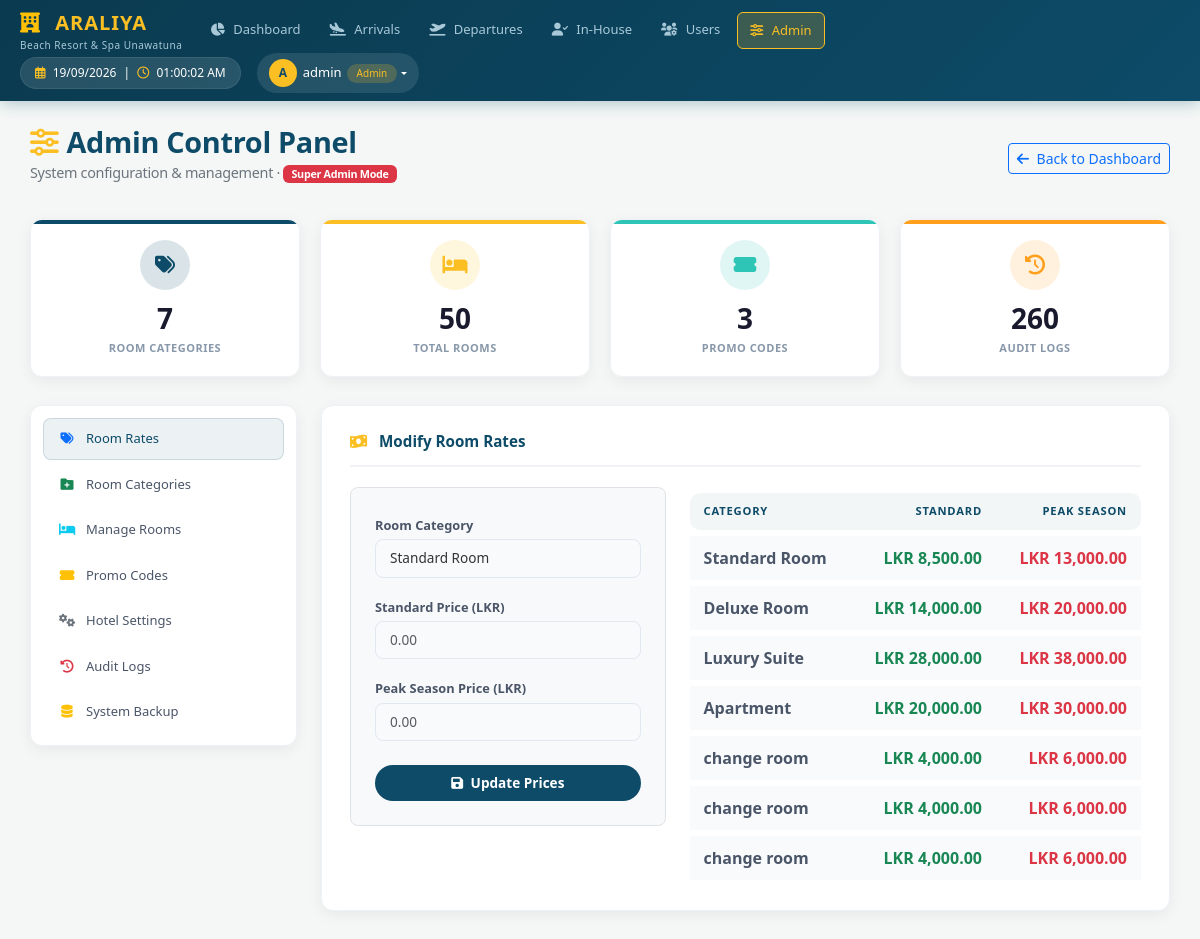
/admin_panel.php (signed in), run on the app's committed database.
### tables this page shows
CREATE TABLE `room_types` (
  `type_id` int(11) NOT NULL,
  `type_name` varchar(50) NOT NULL,
  `base_price` decimal(10,2) NOT NULL,
  `season_price` decimal(10,2) NOT NULL,
  `description` text DEFAULT NULL,
  `image` varchar(255) DEFAULT NULL,
  `short_code` varchar(10) DEFAULT NULL
);

### admin_panel.php (the view, shortened to what this page needs)
<?php
include 'includes/db.php';
$user_name = isset($_SESSION['username']) ? htmlspecialchars($_SESSION['username']) : 'Admin';
$user_role = isset($_SESSION['role']) ? htmlspecialchars($_SESSION['role']) : 'admin';
?>
<!DOCTYPE html>
<html lang="en">
<head>
    <link href="https://cdn.jsdelivr.net/npm/bootstrap@5.3.0/dist/css/bootstrap.min.css" rel="stylesheet">
    <link rel="stylesheet" href="https://cdnjs.cloudflare.com/ajax/libs/font-awesome/6.0.0/css/all.min.css">
</head>
<body>
<div class="araliya-navbar d-flex justify-content-between align-items-center flex-wrap">
    <div class="d-flex align-items-center">
        <div class="me-3">
            <span class="brand-title"><i class="fas fa-hotel text-warning me-2"></i> ARALIYA</span>
            <span class="brand-sub">Beach Resort & Spa Unawatuna</span>
        </div>
        <ul class="nav-tabs-custom">
            <li><a href="dashboard.php"><i class="fas fa-chart-pie"></i> Dashboard</a></li>
            <li><a href="arrivals.php"><i class="fas fa-plane-arrival"></i> Arrivals</a></li>
            <li><a href="departures.php"><i class="fas fa-plane-departure"></i> Departures</a></li>
            <li><a href="inhouse_rooms.php"><i class="fas fa-user-check"></i> In-House</a></li>
            <li><a href="manage_users.php"><i class="fas fa-users-cog"></i> Users</a></li>
            <li><a href="admin_panel.php" class="active" style="color: var(--gold);"><i class="fas fa-sliders-h"></i> Admin</a></li>
        </ul>
    </div>
    <div class="d-flex align-items-center gap-3 flex-wrap">
        <div class="live-clock-badge">
            <i class="far fa-calendar-alt me-1"></i> <span id="live-date"></span>
            <span class="mx-1">|</span>
            <i class="far fa-clock me-1"></i> <span id="live-time"></span>
        </div>
        <div class="dropdown">
            <button class="user-dropdown dropdown-toggle d-flex align-items-center" type="button" data-bs-toggle="dropdown">
                <span class="user-avatar"><?= strtoupper(substr($user_name, 0, 1)) ?></span>
                <span><?= $user_name ?></span>
                <span class="badge-role"><?= ucfirst($user_role) ?></span>
            </button>
        </div>
    </div>
</div>
<div class="main-content">
    <div class="page-header">
        <div>
            <h2>
                <i class="fas fa-sliders-h me-2"></i>Admin Control Panel
                <small>System configuration & management · <span class="badge bg-danger text-white px-2 py-1">Super Admin Mode</span></small>
            </h2>
        </div>
        <div>
            <a href="dashboard.php" class="btn btn-sm btn-outline-primary">
                <i class="fas fa-arrow-left me-1"></i> Back to Dashboard
            </a>
        </div>
    </div>
    <?php
        $total_categories = $conn->query("SELECT COUNT(*) as total FROM room_types")->fetch_assoc()['total'];
        $total_rooms = $conn->query("SELECT COUNT(*) as total FROM rooms")->fetch_assoc()['total'];
        $total_promos = $conn->query("SELECT COUNT(*) as total FROM promo_codes")->fetch_assoc()['total'];
        $total_logs = $conn->query("SELECT COUNT(*) as total FROM audit_logs")->fetch_assoc()['total'];
    ?>
    <div class="stat-grid">
        <div class="stat-card blue">
            <div class="stat-icon"><i class="fas fa-tags"></i></div>
            <div class="stat-number"><?= $total_categories; ?></div>
            <div class="stat-label">Room Categories</div>
        </div>
        <div class="stat-card gold">
            <div class="stat-icon"><i class="fas fa-bed"></i></div>
            <div class="stat-number"><?= $total_rooms; ?></div>
            <div class="stat-label">Total Rooms</div>
        </div>
        <div class="stat-card green">
            <div class="stat-icon"><i class="fas fa-ticket-alt"></i></div>
            <div class="stat-number"><?= $total_promos; ?></div>
            <div class="stat-label">Promo Codes</div>
        </div>
        <div class="stat-card orange">
            <div class="stat-icon"><i class="fas fa-history"></i></div>
            <div class="stat-number"><?= $total_logs; ?></div>
            <div class="stat-label">Audit Logs</div>
        </div>
    </div>
    <div class="row g-4">
        <div class="col-lg-3">
            <div class="sidebar-menu">
                <div class="nav flex-column nav-pills-custom" id="adminTabs" role="tablist">
                    <button class="nav-link active mb-1" id="rates-tab" data-bs-toggle="pill" data-bs-target="#rates-content" type="button" role="tab">
                        <i class="fas fa-tags text-primary"></i>Room Rates
                    </button>
                    <button class="nav-link mb-1" id="cat-tab" data-bs-toggle="pill" data-bs-target="#cat-content" type="button" role="tab">
                        <i class="fas fa-folder-plus text-success"></i>Room Categories
                    </button>
                    <button class="nav-link mb-1" id="rooms-tab" data-bs-toggle="pill" data-bs-target="#rooms-content" type="button" role="tab">
                        <i class="fas fa-bed text-info"></i>Manage Rooms
                    </button>
                    <button class="nav-link mb-1" id="promo-tab" data-bs-toggle="pill" data-bs-target="#promo-content" type="button" role="tab">
                        <i class="fas fa-ticket-alt text-warning"></i>Promo Codes
                    </button>
                    <button class="nav-link mb-1" id="settings-tab" data-bs-toggle="pill" data-bs-target="#settings-content" type="button" role="tab">
                        <i class="fas fa-cogs text-secondary"></i>Hotel Settings
                    </button>
                    <button class="nav-link mb-1" id="audit-tab" data-bs-toggle="pill" data-bs-target="#audit-content" type="button" role="tab">
                        <i class="fas fa-history text-danger"></i>Audit Logs
                    </button>
                    <button class="nav-link" id="backup-tab" data-bs-toggle="pill" data-bs-target="#backup-content" type="button" role="tab">
                        <i class="fas fa-database text-warning"></i>System Backup
                    </button>
                </div>
            </div>
        </div>
        <div class="col-lg-9">
            <div class="content-card tab-content" id="adminTabsContent">
                <div class="tab-pane fade show active" id="rates-content" role="tabpanel">
                    <div class="section-title"><i class="fas fa-money-bill-wave"></i> Modify Room Rates</div>
                    <div class="row g-4">
                        <div class="col-md-5">
                            <div class="bg-light border p-4 rounded-3">
                                <form method="POST" action="">
                                    <div class="mb-3">
                                        <label class="form-label">Room Category</label>
                                        <select name="type_id" class="form-select" required>
                                            <?php
                                            $rt_copy = $conn->query("SELECT * FROM room_types");
                                            while($rt = $rt_copy->fetch_assoc()) {
                                                echo "<option value='{$rt['type_id']}'>{$rt['type_name']}</option>";
                                            }
                                            ?>
                                        </select>
                                    </div>
                                    <div class="mb-3">
                                        <label class="form-label">Standard Price (LKR)</label>
                                        <input type="number" step="0.01" name="base_price" class="form-control" required placeholder="0.00">
                                    </div>
                                    <div class="mb-4">
                                        <label class="form-label">Peak Season Price (LKR)</label>
                                        <input type="number" step="0.01" name="season_price" class="form-control" required placeholder="0.00">
                                    </div>
                                    <button type="submit" name="update_rates" class="btn btn-primary-custom w-100">
                                        <i class="fas fa-save me-1"></i> Update Prices
                                    </button>
                                </form>
                            </div>
                        </div>
                        <div class="col-md-7">
                            <div class="table-responsive">
                                <table class="table-custom">
                                    <thead>
                                        <tr><th>Category</th><th class="text-end">Standard</th><th class="text-end">Peak Season</th></tr>
                                    </thead>
                                    <tbody>
                                        <?php
                                        $rt_list = $conn->query("SELECT * FROM room_types");
                                        while($row = $rt_list->fetch_assoc()):
                                        ?>
                                        <tr>
                                            <td class="fw-bold"><?= $row['type_name'] ?></td>
                                            <td class="text-end text-success fw-bold">LKR <?= number_format($row['base_price'], 2) ?></td>
                                            <td class="text-end text-danger fw-bold">LKR <?= number_format($row['season_price'], 2) ?></td>
                                        </tr>
                                        <?php endwhile; ?>
                                    </tbody>
                                </table>
                            </div>
                        </div>
                    </div>
                </div>
            </div>
        </div>
    </div>
</div>
</body>
</html>

### data on the page
room_types: type_name "Standard Room", base_price "8,500.00", season_price "13,000.00"
room_types: type_name "Deluxe Room", base_price "14,000.00", season_price "20,000.00"
room_types: type_name "Luxury Suite", base_price "28,000.00", season_price "38,000.00"
room_types: type_name "Apartment", base_price "20,000.00", season_price "30,000.00"
room_types: type_name "change room", base_price "4,000.00", season_price "6,000.00"
room_types: type_name "change room", base_price "4,000.00", season_price "6,000.00"
room_types: type_name "change room", base_price "4,000.00", season_price "6,000.00"

### other printed values
substr($user_name, 0, 1) "A"
$user_name "admin"
$user_role "Admin"
$total_categories "7"
$total_rooms "50"
$total_promos "3"
$total_logs "260"
form field type_id "Standard Room"
